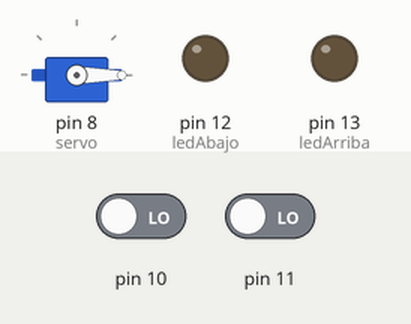
Simulated run of this sketch. Board: Arduino Uno, built with avr-gcc and run on an emulated ATmega328P. Shown: servo, output pins drawn as LEDs (lit = HIGH). The inputs (shaded band) are chosen by the test bench; at power-on: pin 10 LOW, pin 11 LOW.

Above: at 1.2 s.
1.3 s: pin 10 driven HIGH
At 1.8 s:
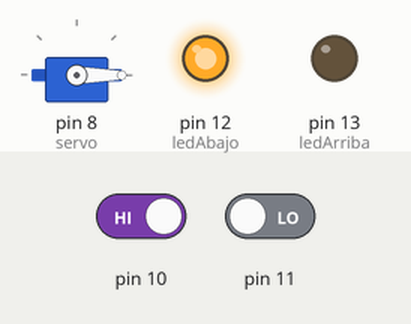
2.8 s: pin 11 driven HIGH
At 4.0 s:
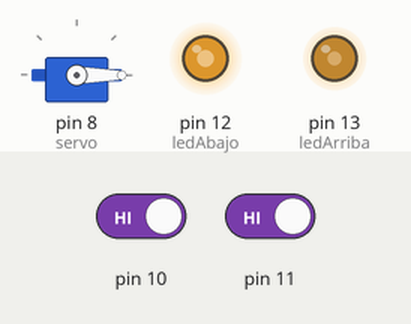
4.3 s: pin 10 driven LOW
At 5.1 s:
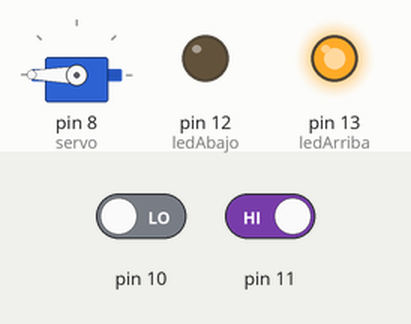
5.8 s: pin 10 driven HIGH
At 6.7 s:
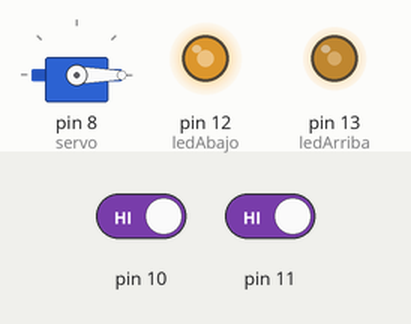
7.6 s: pin 11 driven LOW
At 8.1 s:
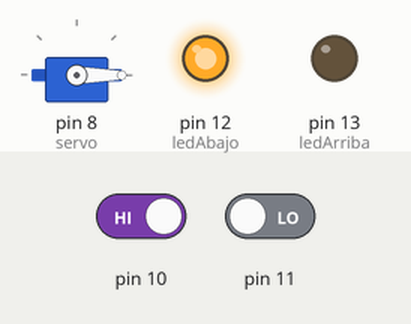
9.1 s: pin 11 driven HIGH
At 10.0 s:
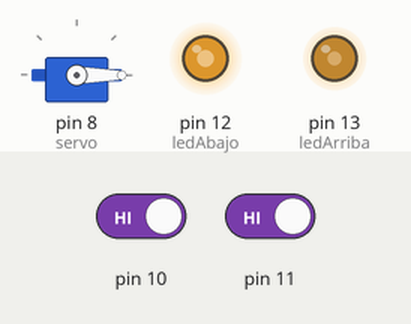
Timing chart, 0 to 12.1 s (numbered marks = the images above; inputs shaded):
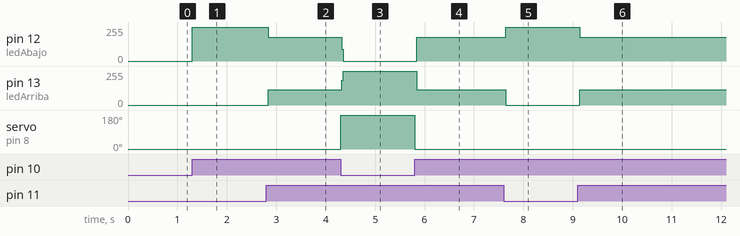

The sketch:

Task2_1_IDE.ino
```cpp
#include <Servo.h>

Servo servo;
int ledArriba=13;
int ledAbajo=12;

int btnArriba=0;
int btnAbajo=0;

void setup()
{

  //delay(5000);
  Serial.begin(9600);

  pinMode(btnArriba,INPUT);

  pinMode(ledArriba, OUTPUT);

  pinMode(ledAbajo, OUTPUT);
  pinMode(btnAbajo,INPUT);

  servo.attach(8);

  servo.write(0);
}

void loop()
{
  btnArriba=digitalRead(11);
  btnAbajo = digitalRead(10);

  if(btnArriba==HIGH)
  {
  digitalWrite(ledArriba, HIGH);
  digitalWrite(ledAbajo, LOW);
  servo.write(180);
    //delay(1000);
  }
  if(btnAbajo==HIGH)
  {
  digitalWrite(ledAbajo, HIGH);
  digitalWrite(ledArriba, LOW);
  servo.write(0);
  }

  /*digitalWrite(13, HIGH);
  delay(1000); // Wait for 1000 millisecond(s)
  digitalWrite(13, LOW);
  delay(1000); // Wait for 1000 millisecond(s)*/
}
```

Measured:
- after the input at 1.3 s, pin 12 (ledAbajo): 0/255 → 255/255 at once
- after the input at 2.8 s, pin 12 (ledAbajo): 255/255 → 177/255 at once; pin 13 (ledArriba): 0/255 → 115/255 at once
- after the input at 4.3 s, pin 12 (ledAbajo): 177/255 → 0/255 at once; pin 13 (ledArriba): 115/255 → 255/255 at once; servo on pin 8 (servo): 0° → 180° at once
- after the input at 5.8 s, pin 12 (ledAbajo): 0/255 → 177/255 at once; pin 13 (ledArriba): 255/255 → 114/255 at once; servo on pin 8 (servo): 180° → 0° at once
- after the input at 7.6 s, pin 12 (ledAbajo): 177/255 → 255/255 at once; pin 13 (ledArriba): 114/255 → 0/255 at once
- after the input at 9.1 s, pin 12 (ledAbajo): 255/255 → 177/255 at once; pin 13 (ledArriba): 0/255 → 115/255 at once
